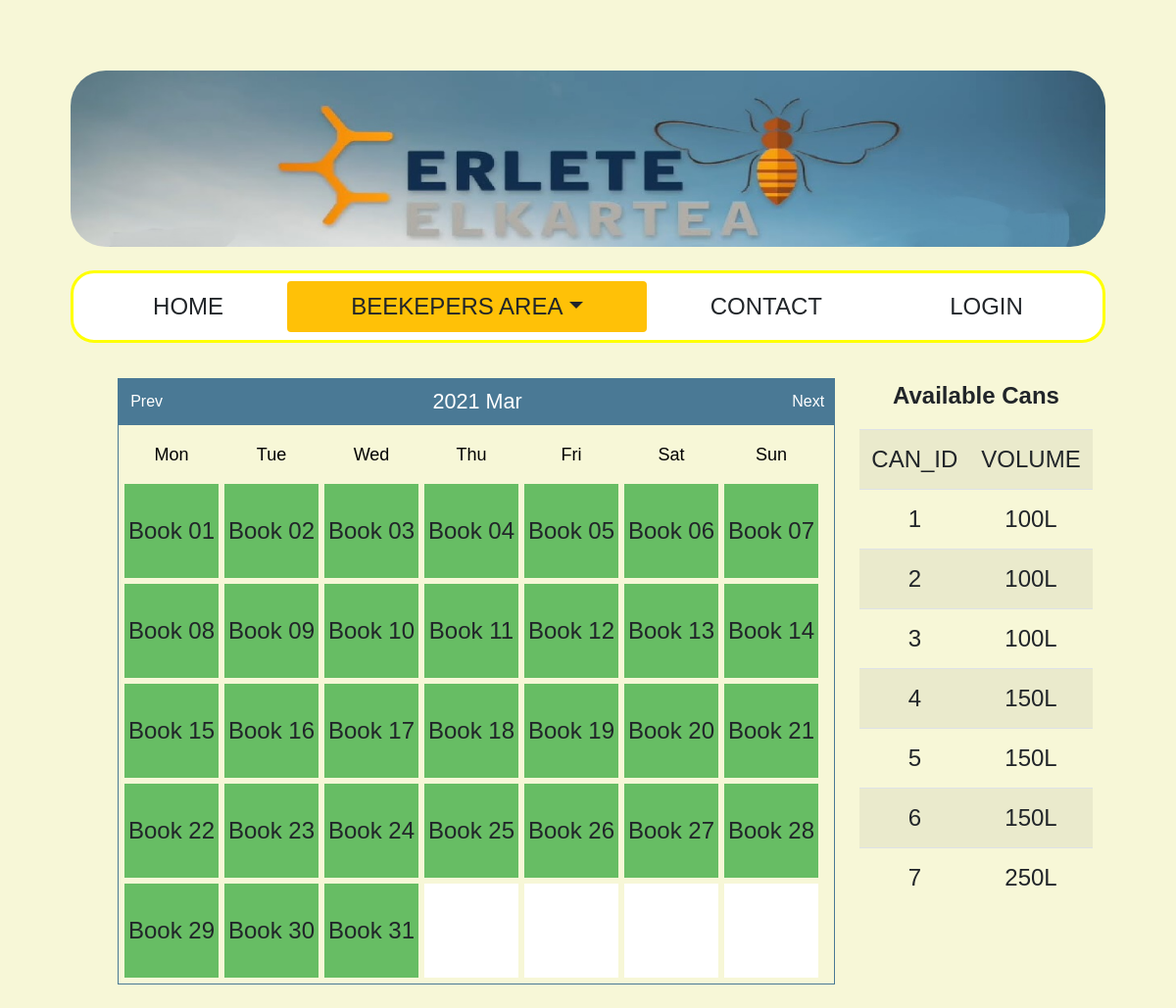
Page /erlete_web/erlete_web/room_booking.php?month=03&year=2021 on the committed database.
### tables this page shows
CREATE TABLE `can` (
  `id_can` int(11) NOT NULL,
  `capacity` int(11) DEFAULT NULL,
  `availability` tinyint(1) DEFAULT NULL,
  `new_use` date DEFAULT NULL
);

### erlete_web/erlete_web/Booking.php (called while the page is built, shortened)
<?php
class Booking
{
    private $dbh;
    private $bookingsTableName = 'room_booking';
    public function __construct($database, $host, $databaseUsername, $databaseUserPassword)
    {
        try {
            $this->dbh =
                new PDO(sprintf('mysql:host=%s;dbname=%s', $host, $database),
                    $databaseUsername,
                    $databaseUserPassword
                );
        } catch (PDOException $e) {
            die($e->getMessage());
        }
    }
	public function index()
	{
		$statement = $this->dbh->query('SELECT * FROM ' . $this->bookingsTableName);
		return $statement->fetchAll(PDO::FETCH_ASSOC);
	}
}

### erlete_web/erlete_web/room_booking.php (the view, shortened to what this page needs)
<!DOCTYPE html>
	<html>
		<head>
			<link rel="stylesheet" href="https://maxcdn.bootstrapcdn.com/bootstrap/4.5.2/css/bootstrap.min.css"></link>
			<link rel="stylesheet" href="CSS_SD.css"></link>
			<link rel="stylesheet" href="new.css"></link>
		</head>
		<body>
			<div class="container-fluid-lg" style="padding:1vw;margin:5vw 5vw 2vw 5vw">
				<div>
					<img src="images/goiburua1.jpg" style="width: 100%;height: 15vw; border-radius: 3vw;">
				</div>
				<nav class="navbar mt-4 navbar-expand-sm bg-white sticky-top" style="border: 0.3vw solid yellow; border-radius: 2vw;">
					<ul class="navbar-nav nav-pills flex-fill">
						<li class="nav-item  flex-fill">
						    <a class="nav-link text-body text-center" href="index.php">HOME</a>
						</li>
						<li class="nav-item dropdown flex-fill">
						    <a class="nav-link dropdown-toggle active bg-warning text-body text-center" data-toggle="dropdown">BEEKEPERS AREA</a>
							<?php
								$link=connectDataBase();
							?>
						</li>
						<li class="nav-item flex-fill">
						   	<a class="nav-link text-body Zentratu" href="contact.php">CONTACT</a>
						</li>
						<li class="nav-item flex-fill">
						<?php
							if(isset($_SESSION['Erabiltzailea_aldagai_globala']))
								{
						?>
							<a class="nav-link text-body Zentratu" href="irten.php">LOGOUT
							<?php
							$user=$_SESSION['Erabiltzailea_aldagai_globala'];
			                $emaitza=mysqli_query($link,"select name from partner where email='$user'");
							while($erregistroa = mysqli_fetch_array($emaitza)){
								printf($erregistroa[0]);
							}
						?>
							</a>
						<?php
							}else{
						?>
							<a class="nav-link text-body Zentratu" href="login.php">LOGIN</a>
						<?php
							}
						?>
						</li>
					</ul>
				</nav>
            </div>
			<div style="width:100%; margin:auto">
				<div style="margin-left:10%" class="pb-4 float_l">
						<?php
							include 'Calendar.php';
							include 'Booking.php';
							include 'BookableCell.php';
							$booking = new Booking(
								'erlete_db',
								'localhost',
								'root',
								''
							);
							$bookableCell = new BookableCell($booking);
							$calendar = new Calendar();
							$calendar->attachObserver('showCell', $bookableCell);
							echo $calendar->show();
						?>
				</div>
				<div class="float_l" style="width: 20%; font-size:2vw; margin:auto; text-align:center; margin-left:2vw">
						<?php
							$emaitza1=mysqli_query($link,"select id_can, capacity from can where availability=1");
						?>
						<p><strong>Available Cans</strong></p>
						<table  style="font-size:2vw" class="table table-striped Zentratu">
							<Tr><Td>CAN_ID</Td><Td>VOLUME</Td></Tr>
							<?php
									while($erregistroa1 = mysqli_fetch_array($emaitza1)){
										printf("<tr><td>%d</td><td>%dL</td></tr>",$erregistroa1[0],$erregistroa1[1]);
									}
							?>
						</table>
				</div>
			</div>
        </body>
    </html>

### erlete_web/erlete_web/CSS_SD.css (style rules this page uses)
.float_l { float: left ; }
nav a { font-size:2vw; }
.table { font-size:1vw; }
.Zentratu { display: flex; flex-direction: column; justify-content: center; align-items: center; }
body { background-color: rgb(247, 247, 215); }

### erlete_web/erlete_web/new.css (style rules this page uses)
body { font-family: "Arial"; }

### rows in the picture
can: id_can "1", capacity "100"
can: id_can "2", capacity "100"
can: id_can "3", capacity "100"
can: id_can "4", capacity "150"
can: id_can "5", capacity "150"
can: id_can "6", capacity "150"
can: id_can "7", capacity "250"

### other values in the picture
$label "Mon"
$label "Tue"
$label "Wed"
$label "Thu"
$label "Fri"
$label "Sat"
$label "Sun"
